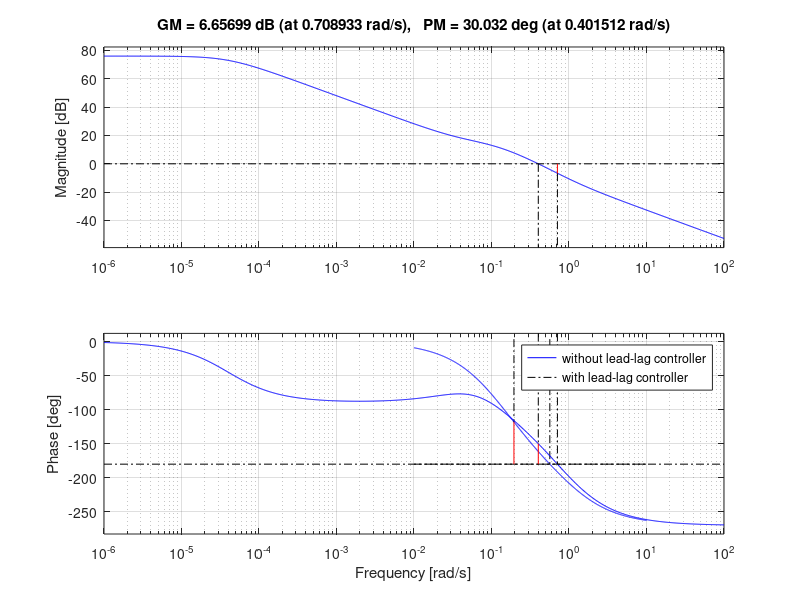

Here is the MATLAB script that generated this plot: (Note: this script raises an error after producing the figure.)
clear
clc
close all
s = tf('s');
G = 3*(-s+1)/((5*s+1)*(10*s+1));
%% Lead-lag controller
wc = 0.4;
% [~,pm,~,~] = margin(G);
% deg = pm - 30;
beta = 0.545;
Td = 1/(wc*sqrt(beta));
K = sqrt(1+beta^2*Td^2*wc^2)*sqrt(1+25*wc^2)*sqrt(1+100*wc^2)/(3*sqrt(1+wc^2*Td^2)*sqrt(1+wc^2));
gamma = 0.001;
Ti = 10/wc;
F = K*(Td*s+1)/(beta*Td*s+1)*(Ti*s+1)/(Ti*s+gamma);
%% plot
figure(1)
margin(G)
hold on
margin(G*F)
legend('without lead-lag controller','with lead-lag controller')
hold off

figure(2)
stepplot(feedback(G,1))
stepinfo(feedback(G,1))
hold on
stepplot(feedback(G*F,1))
stepinfo(feedback(G*F,1))
legend('without lead-lag controller','with lead-lag controller')
%% bandwidth and resonnance peak
G_close = feedback(G*F,1)
fb = bandwidth(G_close)
[gpeak,fpeak] = getPeakGain(G_close);
gpeak_dB = mag2db(gpeak)